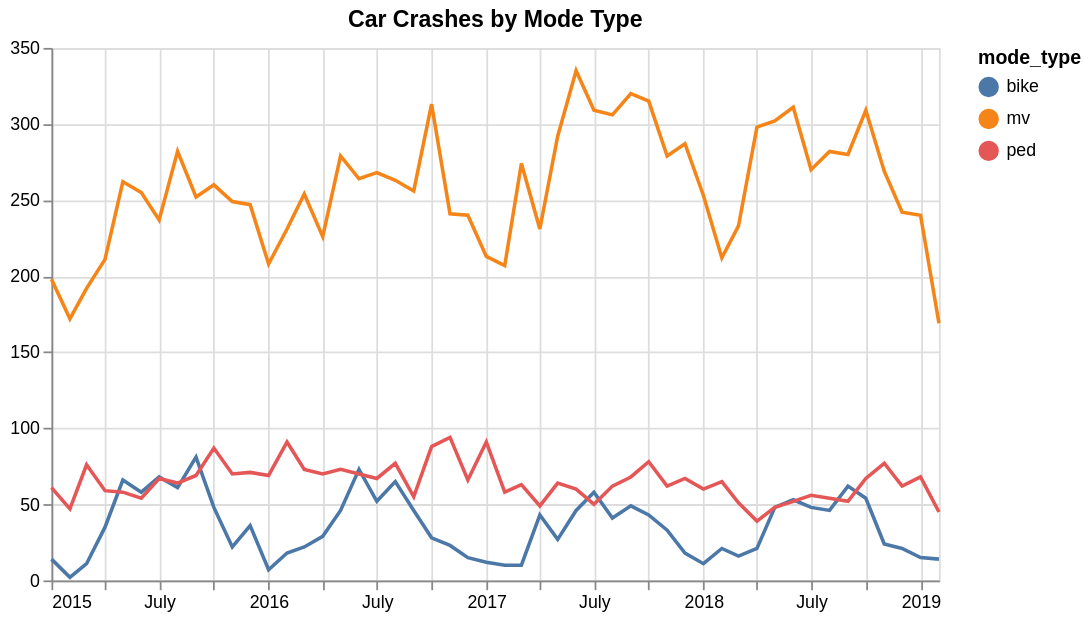

Vega-Lite specification stored for this chart:
### Vega-Lite specification from a JSON file in a GitHub repository (floating-point values rounded to 4 significant figures; data arrays with more than 128 entries replaced by an {"elided": "..."} marker saying what was removed)
{"config": {"view": {"width": 400, "height": 300}}, "layer": [{"mark": "line", "encoding": {"color": {"type": "nominal", "field": "mode_type"}, "x": {"type": "temporal", "axis": {"title": ""}, "field": "date"}, "y": {"type": "quantitative", "axis": {"format": "f", "title": ""}, "field": "count"}}}, {"mark": "point", "encoding": {"opacity": {"value": 0}, "x": {"type": "temporal", "field": "date"}}, "selection": {"selector020": {"type": "single", "nearest": true, "on": "mouseover", "fields": ["date"], "empty": "none"}}}, {"mark": "point", "encoding": {"color": {"type": "nominal", "field": "mode_type"}, "opacity": {"condition": {"value": 1, "selection": "selector020"}, "value": 0}, "x": {"type": "temporal", "axis": {"title": ""}, "field": "date"}, "y": {"type": "quantitative", "axis": {"format": "f", "title": ""}, "field": "count"}}}, {"mark": {"type": "rule", "color": "gray"}, "encoding": {"x": {"type": "temporal", "field": "date"}}, "transform": [{"filter": {"selection": "selector020"}}]}, {"mark": {"type": "text", "align": "left", "dx": 5, "dy": -5}, "encoding": {"color": {"type": "nominal", "field": "mode_type"}, "text": {"condition": {"type": "quantitative", "field": "count", "selection": "selector020"}, "value": " "}, "x": {"type": "temporal", "axis": {"title": ""}, "field": "date"}, "y": {"type": "quantitative", "axis": {"format": "f", "title": ""}, "field": "count"}}}], "data": {"name": "data-d60253e88f16f31f3312dbee8331530d"}, "height": 300, "title": "Car Crashes by Mode Type", "width": 500, "$schema": "https://vega.github.io/schema/vega-lite/v2.6.0.json", "datasets": {"data-d60253e88f16f31f3312dbee8331530d": {"elided": "150 records"}}}
